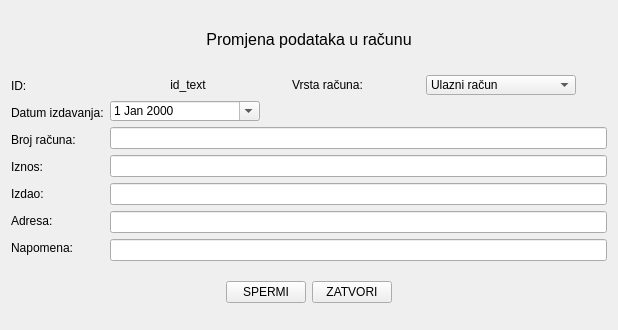
<?xml version="1.0" encoding="UTF-8"?>
<ui version="4.0">
 <class>Test</class>
 <widget class="QWidget" name="Test">
  <property name="geometry">
   <rect>
    <x>0</x>
    <y>0</y>
    <width>618</width>
    <height>330</height>
   </rect>
  </property>
  <property name="sizePolicy">
   <sizepolicy hsizetype="Fixed" vsizetype="Fixed">
    <horstretch>0</horstretch>
    <verstretch>0</verstretch>
   </sizepolicy>
  </property>
  <property name="windowTitle">
   <string>Form</string>
  </property>
  <layout class="QVBoxLayout" name="verticalLayout_3">
   <item>
    <widget class="QLabel" name="label">
     <property name="maximumSize">
      <size>
       <width>16777215</width>
       <height>30</height>
      </size>
     </property>
     <property name="text">
      <string>&lt;html&gt;&lt;head/&gt;&lt;body&gt;&lt;p&gt;&lt;span style=&quot; font-size:12pt;&quot;&gt;Promjena podataka u računu&lt;/span&gt;&lt;/p&gt;&lt;/body&gt;&lt;/html&gt;</string>
     </property>
     <property name="alignment">
      <set>Qt::AlignCenter</set>
     </property>
    </widget>
   </item>
   <item>
    <layout class="QHBoxLayout" name="horizontalLayout_2">
     <item>
      <layout class="QVBoxLayout" name="verticalLayout">
       <item>
        <widget class="QLabel" name="label_6">
         <property name="enabled">
          <bool>true</bool>
         </property>
         <property name="sizePolicy">
          <sizepolicy hsizetype="Preferred" vsizetype="Maximum">
           <horstretch>0</horstretch>
           <verstretch>0</verstretch>
          </sizepolicy>
         </property>
         <property name="minimumSize">
          <size>
           <width>80</width>
           <height>20</height>
          </size>
         </property>
         <property name="maximumSize">
          <size>
           <width>100</width>
           <height>20</height>
          </size>
         </property>
         <property name="text">
          <string>ID:</string>
         </property>
        </widget>
       </item>
       <item>
        <widget class="QLabel" name="label_5">
         <property name="enabled">
          <bool>true</bool>
         </property>
         <property name="sizePolicy">
          <sizepolicy hsizetype="Preferred" vsizetype="Maximum">
           <horstretch>0</horstretch>
           <verstretch>0</verstretch>
          </sizepolicy>
         </property>
         <property name="minimumSize">
          <size>
           <width>80</width>
           <height>20</height>
          </size>
         </property>
         <property name="maximumSize">
          <size>
           <width>100</width>
           <height>20</height>
          </size>
         </property>
         <property name="text">
          <string>Datum izdavanja:</string>
         </property>
        </widget>
       </item>
       <item>
        <widget class="QLabel" name="label_3">
         <property name="enabled">
          <bool>true</bool>
         </property>
         <property name="sizePolicy">
          <sizepolicy hsizetype="Preferred" vsizetype="Maximum">
           <horstretch>0</horstretch>
           <verstretch>0</verstretch>
          </sizepolicy>
         </property>
         <property name="minimumSize">
          <size>
           <width>80</width>
           <height>20</height>
          </size>
         </property>
         <property name="maximumSize">
          <size>
           <width>100</width>
           <height>20</height>
          </size>
         </property>
         <property name="text">
          <string>Broj računa:</string>
         </property>
        </widget>
       </item>
       <item>
        <widget class="QLabel" name="label_7">
         <property name="enabled">
          <bool>true</bool>
         </property>
         <property name="sizePolicy">
          <sizepolicy hsizetype="Preferred" vsizetype="Maximum">
           <horstretch>0</horstretch>
           <verstretch>0</verstretch>
          </sizepolicy>
         </property>
         <property name="minimumSize">
          <size>
           <width>80</width>
           <height>20</height>
          </size>
         </property>
         <property name="maximumSize">
          <size>
           <width>100</width>
           <height>20</height>
          </size>
         </property>
         <property name="text">
          <string>Iznos:</string>
         </property>
        </widget>
       </item>
       <item>
        <widget class="QLabel" name="label_9">
         <property name="enabled">
          <bool>true</bool>
         </property>
         <property name="sizePolicy">
          <sizepolicy hsizetype="Preferred" vsizetype="Maximum">
           <horstretch>0</horstretch>
           <verstretch>0</verstretch>
          </sizepolicy>
         </property>
         <property name="minimumSize">
          <size>
           <width>80</width>
           <height>20</height>
          </size>
         </property>
         <property name="maximumSize">
          <size>
           <width>100</width>
           <height>20</height>
          </size>
         </property>
         <property name="text">
          <string>Izdao:</string>
         </property>
        </widget>
       </item>
       <item>
        <widget class="QLabel" name="label_4">
         <property name="enabled">
          <bool>true</bool>
         </property>
         <property name="sizePolicy">
          <sizepolicy hsizetype="Preferred" vsizetype="Maximum">
           <horstretch>0</horstretch>
           <verstretch>0</verstretch>
          </sizepolicy>
         </property>
         <property name="minimumSize">
          <size>
           <width>80</width>
           <height>20</height>
          </size>
         </property>
         <property name="maximumSize">
          <size>
           <width>100</width>
           <height>20</height>
          </size>
         </property>
         <property name="text">
          <string>Adresa:</string>
         </property>
        </widget>
       </item>
       <item>
        <widget class="QLabel" name="label_8">
         <property name="enabled">
          <bool>true</bool>
         </property>
         <property name="sizePolicy">
          <sizepolicy hsizetype="Preferred" vsizetype="Maximum">
           <horstretch>0</horstretch>
           <verstretch>0</verstretch>
          </sizepolicy>
         </property>
         <property name="minimumSize">
          <size>
           <width>80</width>
           <height>20</height>
          </size>
         </property>
         <property name="maximumSize">
          <size>
           <width>100</width>
           <height>20</height>
          </size>
         </property>
         <property name="text">
          <string>Napomena:</string>
         </property>
        </widget>
       </item>
      </layout>
     </item>
     <item>
      <layout class="QVBoxLayout" name="verticalLayout_2">
       <item>
        <layout class="QHBoxLayout" name="horizontalLayout">
         <item>
          <widget class="QLabel" name="id_text">
           <property name="sizePolicy">
            <sizepolicy hsizetype="Preferred" vsizetype="Maximum">
             <horstretch>0</horstretch>
             <verstretch>0</verstretch>
            </sizepolicy>
           </property>
           <property name="minimumSize">
            <size>
             <width>100</width>
             <height>20</height>
            </size>
           </property>
           <property name="maximumSize">
            <size>
             <width>100</width>
             <height>20</height>
            </size>
           </property>
           <property name="text">
            <string>id_text</string>
           </property>
           <property name="alignment">
            <set>Qt::AlignCenter</set>
           </property>
          </widget>
         </item>
         <item>
          <spacer name="horizontalSpacer_3">
           <property name="orientation">
            <enum>Qt::Horizontal</enum>
           </property>
           <property name="sizeType">
            <enum>QSizePolicy::Fixed</enum>
           </property>
           <property name="sizeHint" stdset="0">
            <size>
             <width>20</width>
             <height>20</height>
            </size>
           </property>
          </spacer>
         </item>
         <item>
          <widget class="QLabel" name="label_2">
           <property name="enabled">
            <bool>true</bool>
           </property>
           <property name="sizePolicy">
            <sizepolicy hsizetype="Preferred" vsizetype="Maximum">
             <horstretch>0</horstretch>
             <verstretch>0</verstretch>
            </sizepolicy>
           </property>
           <property name="minimumSize">
            <size>
             <width>80</width>
             <height>20</height>
            </size>
           </property>
           <property name="maximumSize">
            <size>
             <width>100</width>
             <height>20</height>
            </size>
           </property>
           <property name="text">
            <string>Vrsta računa:</string>
           </property>
          </widget>
         </item>
         <item>
          <widget class="QComboBox" name="bill_type">
           <property name="sizePolicy">
            <sizepolicy hsizetype="Preferred" vsizetype="Maximum">
             <horstretch>0</horstretch>
             <verstretch>0</verstretch>
            </sizepolicy>
           </property>
           <property name="minimumSize">
            <size>
             <width>100</width>
             <height>20</height>
            </size>
           </property>
           <property name="maximumSize">
            <size>
             <width>150</width>
             <height>20</height>
            </size>
           </property>
           <item>
            <property name="text">
             <string>Ulazni račun</string>
            </property>
           </item>
           <item>
            <property name="text">
             <string>Izlazni račun</string>
            </property>
           </item>
          </widget>
         </item>
        </layout>
       </item>
       <item>
        <widget class="QDateEdit" name="date">
         <property name="sizePolicy">
          <sizepolicy hsizetype="Minimum" vsizetype="Maximum">
           <horstretch>0</horstretch>
           <verstretch>0</verstretch>
          </sizepolicy>
         </property>
         <property name="minimumSize">
          <size>
           <width>100</width>
           <height>20</height>
          </size>
         </property>
         <property name="maximumSize">
          <size>
           <width>150</width>
           <height>20</height>
          </size>
         </property>
         <property name="calendarPopup">
          <bool>true</bool>
         </property>
        </widget>
       </item>
       <item>
        <widget class="QLineEdit" name="number">
         <property name="sizePolicy">
          <sizepolicy hsizetype="Expanding" vsizetype="Maximum">
           <horstretch>0</horstretch>
           <verstretch>0</verstretch>
          </sizepolicy>
         </property>
         <property name="minimumSize">
          <size>
           <width>0</width>
           <height>20</height>
          </size>
         </property>
         <property name="maximumSize">
          <size>
           <width>16777215</width>
           <height>16777215</height>
          </size>
         </property>
        </widget>
       </item>
       <item>
        <widget class="QLineEdit" name="amount">
         <property name="sizePolicy">
          <sizepolicy hsizetype="Expanding" vsizetype="Maximum">
           <horstretch>0</horstretch>
           <verstretch>0</verstretch>
          </sizepolicy>
         </property>
         <property name="minimumSize">
          <size>
           <width>0</width>
           <height>20</height>
          </size>
         </property>
         <property name="maximumSize">
          <size>
           <width>16777215</width>
           <height>16777215</height>
          </size>
         </property>
        </widget>
       </item>
       <item>
        <widget class="QLineEdit" name="issued">
         <property name="sizePolicy">
          <sizepolicy hsizetype="Expanding" vsizetype="Maximum">
           <horstretch>0</horstretch>
           <verstretch>0</verstretch>
          </sizepolicy>
         </property>
         <property name="minimumSize">
          <size>
           <width>0</width>
           <height>20</height>
          </size>
         </property>
         <property name="maximumSize">
          <size>
           <width>16777215</width>
           <height>16777215</height>
          </size>
         </property>
        </widget>
       </item>
       <item>
        <widget class="QLineEdit" name="adress">
         <property name="sizePolicy">
          <sizepolicy hsizetype="Expanding" vsizetype="Maximum">
           <horstretch>0</horstretch>
           <verstretch>0</verstretch>
          </sizepolicy>
         </property>
         <property name="minimumSize">
          <size>
           <width>0</width>
           <height>20</height>
          </size>
         </property>
        </widget>
       </item>
       <item>
        <widget class="QLineEdit" name="desc">
         <property name="sizePolicy">
          <sizepolicy hsizetype="Expanding" vsizetype="Maximum">
           <horstretch>0</horstretch>
           <verstretch>0</verstretch>
          </sizepolicy>
         </property>
        </widget>
       </item>
      </layout>
     </item>
    </layout>
   </item>
   <item>
    <layout class="QHBoxLayout" name="horizontalLayout_3">
     <item>
      <spacer name="horizontalSpacer">
       <property name="orientation">
        <enum>Qt::Horizontal</enum>
       </property>
       <property name="sizeHint" stdset="0">
        <size>
         <width>40</width>
         <height>20</height>
        </size>
       </property>
      </spacer>
     </item>
     <item>
      <widget class="QPushButton" name="btn_save">
       <property name="maximumSize">
        <size>
         <width>250</width>
         <height>16777215</height>
        </size>
       </property>
       <property name="text">
        <string>SPERMI</string>
       </property>
      </widget>
     </item>
     <item>
      <widget class="QPushButton" name="btn_close">
       <property name="maximumSize">
        <size>
         <width>250</width>
         <height>16777215</height>
        </size>
       </property>
       <property name="text">
        <string>ZATVORI</string>
       </property>
      </widget>
     </item>
     <item>
      <spacer name="horizontalSpacer_2">
       <property name="orientation">
        <enum>Qt::Horizontal</enum>
       </property>
       <property name="sizeHint" stdset="0">
        <size>
         <width>40</width>
         <height>20</height>
        </size>
       </property>
      </spacer>
     </item>
    </layout>
   </item>
  </layout>
 </widget>
 <resources/>
 <connections/>
</ui>
